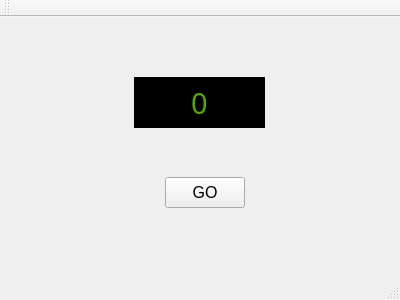
<?xml version="1.0" encoding="UTF-8"?>
<ui version="4.0">
 <class>MainWindow</class>
 <widget class="QMainWindow" name="MainWindow">
  <property name="geometry">
   <rect>
    <x>0</x>
    <y>0</y>
    <width>400</width>
    <height>300</height>
   </rect>
  </property>
  <property name="windowTitle">
   <string>Operator Interface</string>
  </property>
  <widget class="QWidget" name="centralWidget">
   <widget class="QPushButton" name="BGo">
    <property name="geometry">
     <rect>
      <x>165</x>
      <y>160</y>
      <width>80</width>
      <height>31</height>
     </rect>
    </property>
    <property name="font">
     <font>
      <family>Arial</family>
      <pointsize>12</pointsize>
     </font>
    </property>
    <property name="text">
     <string>GO</string>
    </property>
   </widget>
   <widget class="QLabel" name="EFeed">
    <property name="geometry">
     <rect>
      <x>134</x>
      <y>60</y>
      <width>131</width>
      <height>51</height>
     </rect>
    </property>
    <property name="font">
     <font>
      <family>Arial Black</family>
      <pointsize>22</pointsize>
     </font>
    </property>
    <property name="styleSheet">
     <string notr="true">background-color: rgb(0, 0, 0);
color: rgb(85, 170, 0);</string>
    </property>
    <property name="frameShape">
     <enum>QFrame::Panel</enum>
    </property>
    <property name="frameShadow">
     <enum>QFrame::Sunken</enum>
    </property>
    <property name="text">
     <string>0</string>
    </property>
    <property name="alignment">
     <set>Qt::AlignCenter</set>
    </property>
   </widget>
  </widget>
  <widget class="QMenuBar" name="menuBar">
   <property name="geometry">
    <rect>
     <x>0</x>
     <y>0</y>
     <width>400</width>
     <height>17</height>
    </rect>
   </property>
  </widget>
  <widget class="QToolBar" name="mainToolBar">
   <attribute name="toolBarArea">
    <enum>TopToolBarArea</enum>
   </attribute>
   <attribute name="toolBarBreak">
    <bool>false</bool>
   </attribute>
  </widget>
  <widget class="QStatusBar" name="statusBar"/>
 </widget>
 <layoutdefault spacing="6" margin="11"/>
 <resources/>
 <connections/>
</ui>
